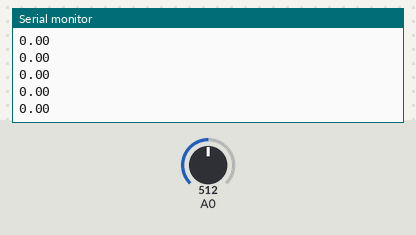
The sketch below on a simulated Arduino Uno, built with avr-gcc and run on an emulated ATmega328P. Parts: the last lines printed to the serial monitor. The inputs (shaded band) are chosen by the test bench; at power-on: A0 = 512.

Above: at 1.2 s.
1.3 s: A0 set to 716
At 1.32 s:
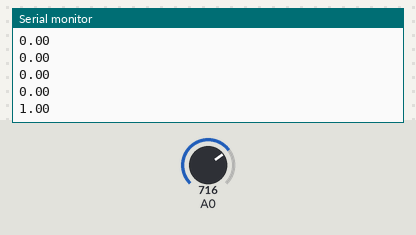
2.8 s: A0 set to 900
At 2.82 s:
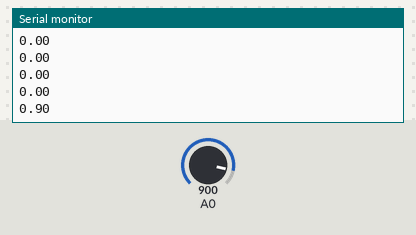
Timing chart, 0 to 5.8 s (numbered marks = the images above; inputs shaded):
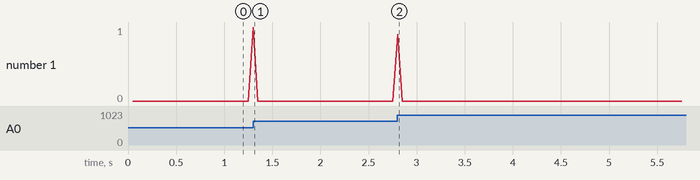

The sketch:

Mic_Levels.ino
```cpp
/****************************************
Microphone Amplifier
****************************************/

const int sampleWindow = 50; // Sample window width in mS (50 mS = 20Hz)
unsigned int sample;


// int currentState; example led output

void setup()
{
   Serial.begin(9600);

  // pinMode(2, OUTPUT);  example led output
}


void loop()
{
   unsigned long startMillis= millis();  // Start of sample window
   unsigned int peakToPeak = 0;   // peak-to-peak level

   unsigned int signalMax = 0;
   unsigned int signalMin = 1024;

   // collect data for 50 mS
   while (millis() - startMillis < sampleWindow)
   {
      sample = analogRead(0);
      if (sample < 1024)  // toss out spurious readings
      {
         if (sample > signalMax)
         {
            signalMax = sample;  // save just the max levels
         }
         else if (sample < signalMin)
         {
            signalMin = sample;  // save just the min levels
         }
      }
   }
   peakToPeak = signalMax - signalMin;  // max - min = peak-peak amplitude
   double volts = (peakToPeak * 5.0) / 1024;  // convert to volts

   Serial.println(volts);


  /* example led output
   if (volts > 2){

      if (currentState == 0){

        digitalWrite(2, HIGH); // LED ON
        currentState = 1;

        }
        else {
          digitalWrite(2, LOW); // LED OFF
          currentState = 0;

          }

    }
    */


}
```

Measured:
- after the input at 1.3 s, the serial monitor: prints a new line at once (image 1)
- after the input at 2.8 s, the serial monitor: prints a new line at once (image 2)
